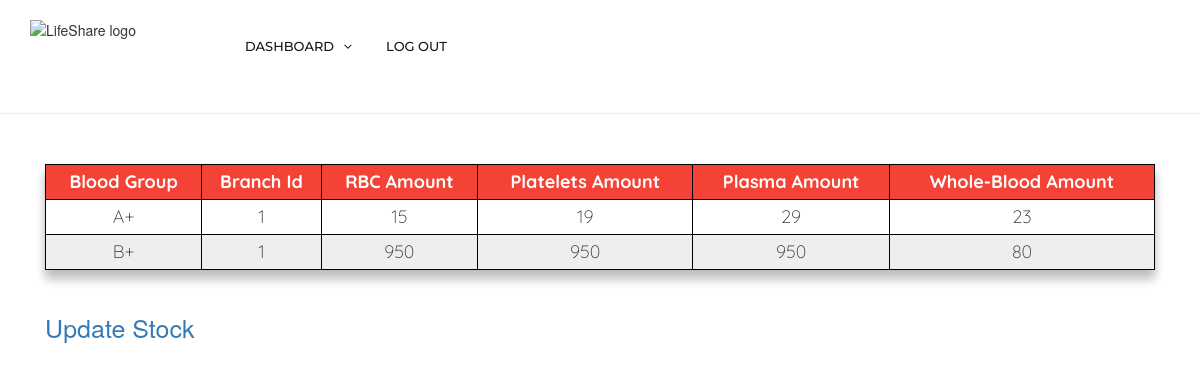
/admin_stock.php, run on the app's committed database.
### tables this page shows
CREATE TABLE IF NOT EXISTS `stock` (
  `blood_grp` varchar(3) NOT NULL,
  `rbc_amt` bigint(20) DEFAULT NULL,
  `plasma_amt` bigint(20) DEFAULT NULL,
  `platelets_amt` bigint(20) DEFAULT NULL,
  `whole_amt` int(11) NOT NULL,
  `b_id` bigint(20) NOT NULL,
  PRIMARY KEY (`blood_grp`,`b_id`),
  KEY `b_id` (`b_id`)
);

### admin_stock.php (the view, shortened to what this page needs)
<!DOCTYPE html>
<html lang="en">
<head>
    <link href="css/bootstrap.min.css" rel="stylesheet">
    <link href="css/tables.css" rel="stylesheet">
    <link href="css/font-awesome.min.css" rel="stylesheet">
    <link href="css/style.css" rel="stylesheet">
    <link href="css/bootstrap.min.css" rel="stylesheet">
    <link rel="stylesheet" type="text/css" href="login.css">
</head>
<body>
    <div class="header">
        <div class="container">
            <div class="row">
                <div class="col-lg-2 col-md-4 col-sm-12 col-xs-12">
                    <img src="images/logo_name.png" class="img-responsive" alt="LifeShare logo" />
                </div>
                <div class="col-lg-10 col-md-4 col-sm-12 col-xs-12">
                    <div class="navigation">
                        <div id="navigation">
                            <ul>
                                <li class="has-sub"><a href="" title="Register ">Dashboard</a>
                                </li>
                                <li><a href="logout.php" title="Log Out">Log Out</a>
                                </li>
                            </ul>
                        </div>
                    </div>
                </div>
            </div>
        </div>
    </div>
    <hr>
    <div class="container">
        <div class="row">
            <div class="col-lg-12 text-center">
                <form class="formfield">
                    <br>
                    <BR>
                    <BR>
                    <BR>
                    <div class="col-lg-12">
                        <table>
                            <tr>
                                <th>Blood Group</th>
                                <th>Branch Id</th>
                                <th>RBC Amount</th>
                                <th>Platelets Amount</th>
                                <th>Plasma Amount</th>
                                <th>Whole-Blood Amount</th>
                            </tr>
                            <?php
                        include_once 'connection.php';
                        $sql = "select * from stock order by blood_grp";
                        $result = $conn->query($sql);
                        while($row = $result->fetch_assoc())
                        {
                            $b_id = $row['b_id'];
                            $blood_grp = $row['blood_grp'];
                            $rbc_amt = $row['rbc_amt'];
                            $plasma_amt =$row['plasma_amt'];
                            $platelets_amt = $row['platelets_amt'];
                            $whole_amt = $row['whole_amt'];
                            echo "<tr>";
                            echo "<td>" . $blood_grp . "</td>";
                            echo "<td>" . $b_id . "</td>";
                            echo "<td>" . $rbc_amt . "</td>";
                            echo "<td>" . $platelets_amt . "</td>";
                            echo "<td>" . $plasma_amt . "</td>";
                            echo "<td>" . $whole_amt . "</td>";
                            echo "</tr>";
                        }
                    ?>
                        </table>
                    </div>
                    <div class="col-lg-12" style="text-align: left;font-size: 25px;margin-top: 40px;">
                        <a href="update_stock.html">Update Stock</a>
                    </div>
                </form>
            </div>
        </div>
    </div>
</body>
</html>

### css/tables.css (style rules this page uses)
body { padding-top: 50px; }
table, td, th { border: 1px solid black; text-align: center; }
table { border-collapse: collapse; font-family: 'Quicksand', sans-serif; font-size: 18px; width: 100%; margin-top: -50px; margin-left: 0px; margin-bottom: 0px; text-align: center; box-shadow: 0px 0px 1px rgba(0, 0, 0, 0.1), 0px 10px 10px rgba(0, 0, 0, 0.1), 0px 10px 10px rgba(0, 0, 0, 0.1), 0px 5px 10px rgba(0, 0, 0, 0.1); }
th, td { border: 1px solid black; padding: 40px; }
tr { height: 100px; }
th { background-color: #f44336; color: white; font-family: 'Quicksand', sans-serif; }
tr:nth-child(odd) { background-color: #eeeeee; text-align: center; font-family: 'Quicksand', sans-serif; }

### css/style.css (style rules this page uses)
body { font-size: 16px; background-color: #fff; color: #5d5c59; font-family: 'Roboto', sans-serif; line-height: 28px; font-weight: 300; }
ul, ol { margin: 0; }
a { color: #fa2d2d; text-decoration: none; -webkit-transition: all 0.3s; -moz-transition: all 0.3s; transition: all 0.3s; }
hr { margin-top: 20px; margin-bottom: 20px; border: 0; border-top: 1px solid #f1f3f8; }
.header { background-color: #fff; z-index: 9999; position: relative; padding-top: 20px; padding-bottom: 20px; }
.navigation { float: right; }
#navigation, #navigation ul, #navigation ul li, #navigation ul li a, #navigation #menu-button { margin: 0; padding: 0; border: 0; list-style: none; line-height: 1; display: block; position: relative; -webkit-box-sizing: border-box; -moz-box-sizing: border-box; box-sizing: border-box; }
#navigation:after, #navigation > ul:after { content: "."; display: block; clear: both; visibility: hidden; line-height: 0; height: 0; }
#navigation { font-family: 'Montserrat', sans-serif; -webkit-font-smoothing: antialiased; text-rendering: optimizeLegibility; }
#navigation > ul > li { float: left; }
#navigation > ul > li > a { padding: 20px; font-size: 13px; color: #18150d; text-decoration: none; font-weight: 500; text-transform: uppercase; }
#navigation > ul > li.has-sub > a { padding-right: 32px; }
#navigation > ul > li.has-sub > a:before { position: absolute; right: 14px; font-family: FontAwesome; content: "\f107"; -webkit-transition: all .25s ease; -moz-transition: all .25s ease; -ms-transition: all .25s ease; -o-transition: all .25s ease; transition: all .25s ease; }
@media only screen and (max-width: 1200px) { .navigation { float: none; } }

### admin_stock.php (style rules this page uses)
body { padding-top: 0px; }
table, td, th { border: 1px solid black; text-align: center; }
tr { height: 35px; }

### data on the page
stock: blood_grp "A+", b "1", rbc_amt "15", platelets_amt "19", plasma_amt "29", whole_amt "23"
stock: blood_grp "B+", b "1", rbc_amt "950", platelets_amt "950", plasma_amt "950", whole_amt "80"
